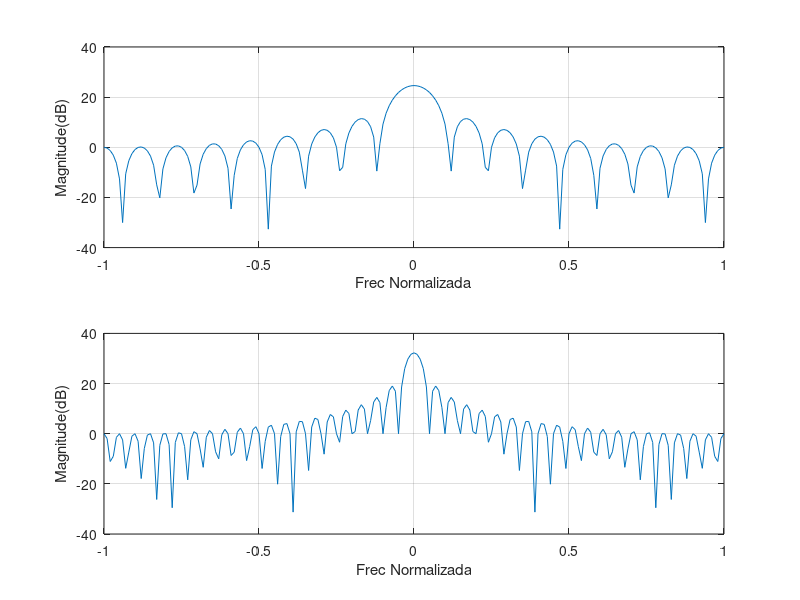
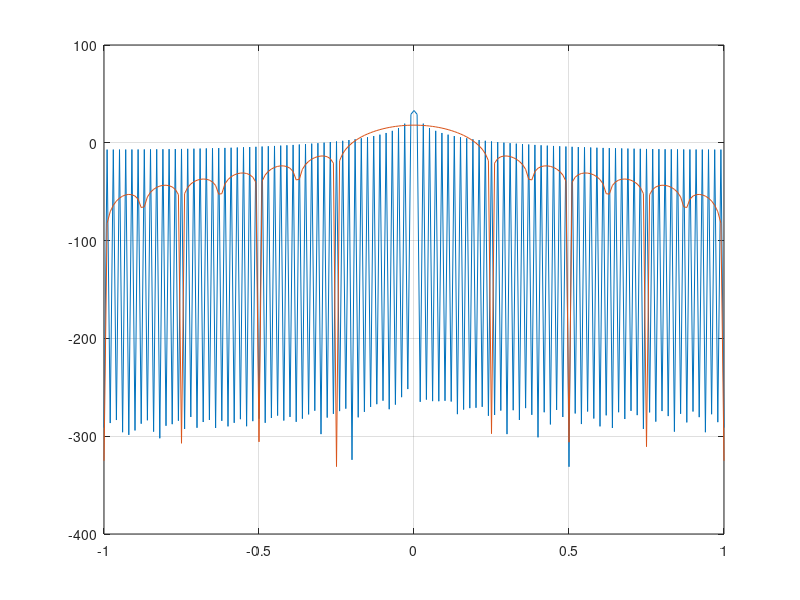
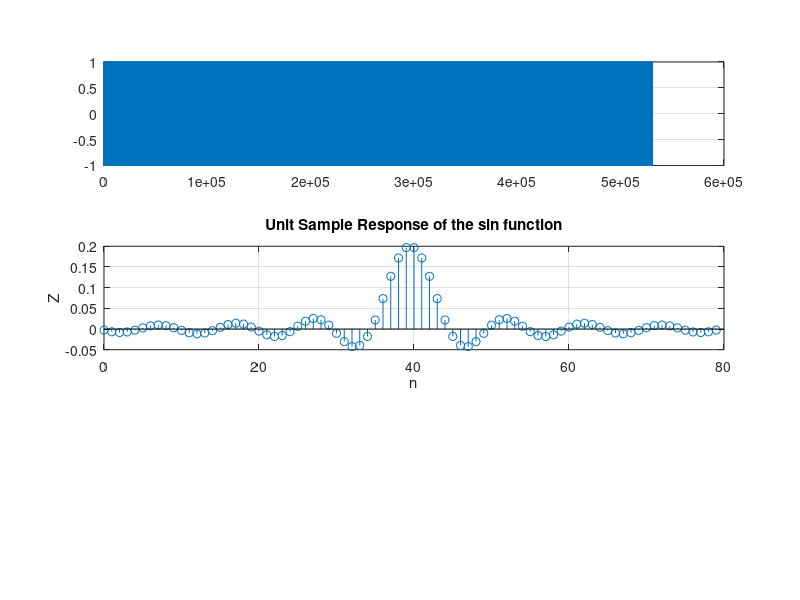
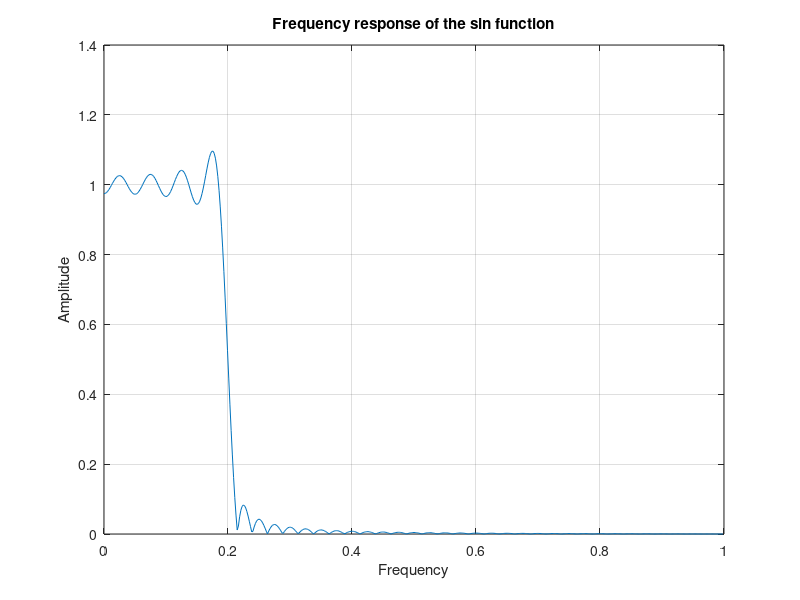

Write the MATLAB code that produced these figures, in order.
clc , clear all , close all

%%
% * Ventaneo*

% rectangular
M = 8 ; L = 2*M+1 ; % long de la ventana L = 17 canidad de lobulos
wn = [ones(1,L)] ; % ventana rectangular wn  =  [1 1 1] * 17
omega = -pi: 2*pi/200: pi ;  % Frequency range - pi hasta pi
Hd = freqz(wn,1,omega);  mag = 20*log10(abs(Hd));   % Frequency response

M1 = 20;                   % M = 20 cambiando el M
L1 = 2*M1+1;               
wn1 = [ones(1,L1)];        
omega = -pi:2*pi/200:pi;   
Hd1 = freqz(wn1,1,omega);  mag1 = 20*log10(abs(Hd1)); 

figure(1)
subplot(2,1,1), plot((omega/pi),mag), ...
    xlabel('Frec Normalizada'), ylabel('Magnitude(dB)'), grid;
axis([-1 1 -40 40]);
subplot(2,1,2), plot((omega/pi),mag1), ...
    xlabel('Frec Normalizada'), ylabel('Magnitude(dB)'), grid;
axis([-1 1 -40 40]);
%%


% sea una ventana hanning  de funcion w[n] = 0.5 * cos(1 - cos(2pin / L -1))
% donde la longitu L est? definida por L = 2M+1 , en caso en el que n es el
% numero demuestras en el rango n = 0,..., L-1 y donde n es simetrico en el
% medio n = M 
M = 8 ; L = 2*M+1 ; n = 44100 * 1 ;
n  = linspace(0,length(n) - 1); % n = 0 : 512 ; es igual al data in
wnHann = 0.5 * cos(1 - cos(2 * pi * n / L - 1)) % w(n)=0.5(1?cos(2*pi * n / N))   N = L -  1.
omega = -pi: 2*pi/200: pi ;
HdHann= freqz(wnHann,1,omega);  magHann = 20*log10(abs(HdHann));


figure(2)
plot((omega/pi),magHann); hold on ; HdHannTwo= freqz(hann(L),1,omega) ; magHannTwo = 20*log10(abs(HdHannTwo));
plot((omega/pi),magHannTwo); grid on ; 

%% 
% aplicar a senal entrante
fs = 800 ; Ts = 1/fs ; tiempoDeseadoSenal = 0.83 ; n = fs * tiempoDeseadoSenal; t = 0: Ts : n - 1; % t = 0: Ts : n - Ts; % t = 0: Ts :(n-1) * timeSig ;

frec = 100 ; senalIn = 1 *sin(2*pi*frec*t); nIn = length(senalIn);

senalVentaneada = [];
for i = 1 : nIn 
    wnHan = 0.5 * (1 - cos(2*pi*i/nIn - 1));
    senalVentaneada(i)  = wnHan * senalIn(i);
    
end

figure(3)
subplot(3,1,1), plot(senalIn); grid on ;
subplot(3,1,2), plot(senalVentaneada); grid on ;
%%


m=80; % The length of the Karnel%
n= 0:1:m-1; %Defines Range of position value%
p= n-(m-1)/2; %Angle%
fc=0.1; %Define Cutoff frequency%
Z = sin(2*pi*fc*p)./(pi*p); %Define truncated Sinc function%
stem(n,Z);grid %To represent the discrete signal value & draw the grid lines%
title('Unit Sample Response of the sin function') %Define the title of the figure%
xlabel('n') ; ylabel('Z') 

figure(4) 
[h,w] = freqz(Z); %get Frequency Response%
plot(w/pi,abs(h));grid
title('Frequency response of the sin function') ; xlabel('Frequency') ; ylabel('Amplitude')

figure(5)
s = 2*pi*(n/(m-1)); %Angle%
w = 0.54-0.46*cos(s); %Define Hamming window function%
stem(n,w); grid ; title('Hamming Window'); xlabel('n'); ylabel('w')

figure(6)
t=  Z.* w; %Multiplication of Hamming Window and sin function%
stem(n,t);grid
title('Multiplication of Hamming Window and sin function'); xlabel('n') ; ylabel('t')

figure(7)
[h,w]=freqz(t);
plot(w/pi,abs(h));grid
xlabel('Frequency')
ylabel('Magnitude')
title('Frequency response of the windowed sin function')
figure(8); grid
freqz(t)
title('Frequency Response of the windowed sin function in dB')


%%
% https://docs.scipy.org/doc/numpy/reference/generated/numpy.hanning.html
% https://stackoverflow.com/questions/3555318/implement-hann-window
% https://docs.scipy.org/doc/numpy/reference/generated/numpy.hanning.html